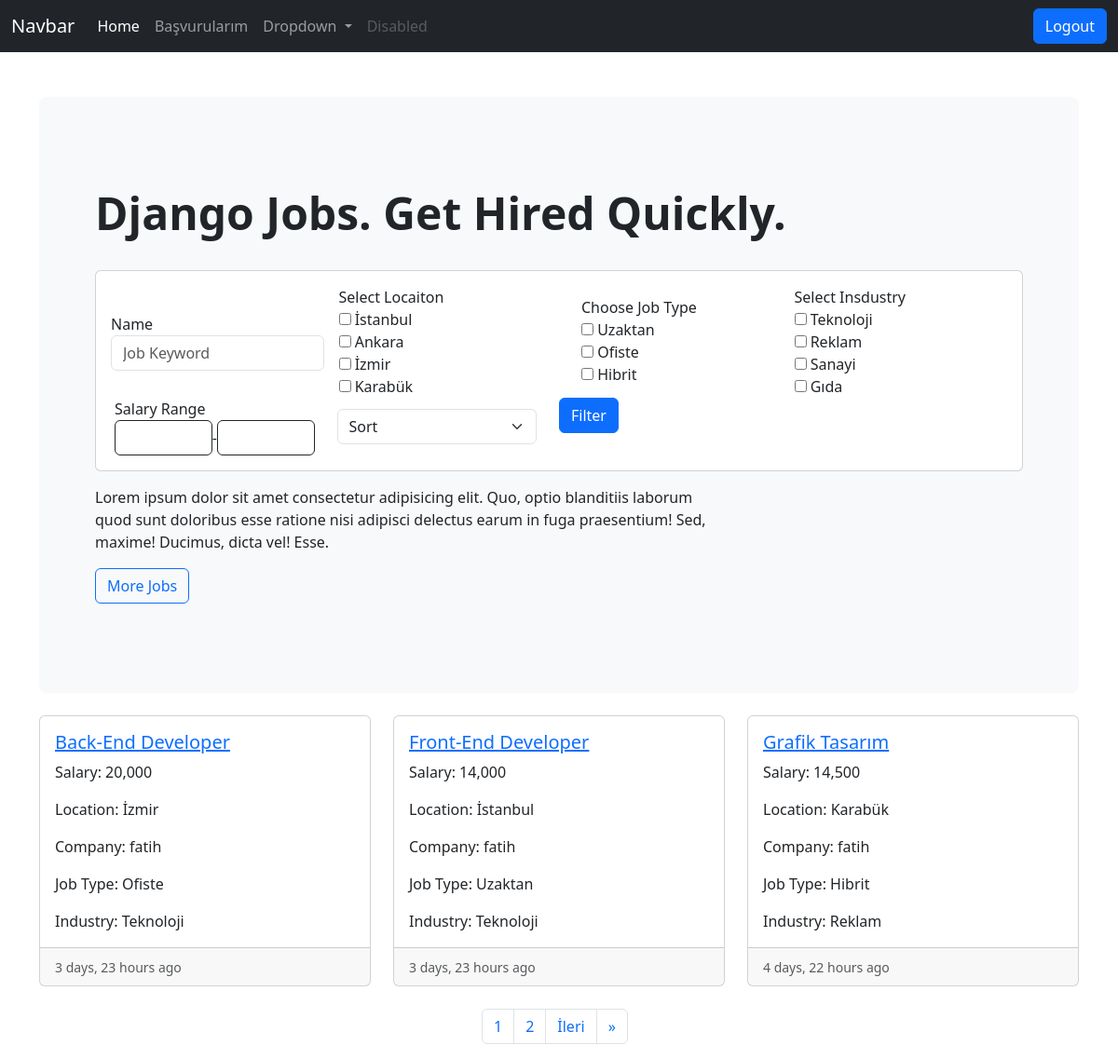
Screenshot of / (signed in) with the database file from the repository.
### dashboard/models.py (models this page shows, shortened)
class Job(models.Model):
    user = models.ForeignKey(User,on_delete=models.CASCADE)
    company = models.ForeignKey(Company,on_delete=models.CASCADE)
    title = models.CharField(max_length=150)
    location = models.ForeignKey(Location,on_delete=models.CASCADE)
    salary = models.PositiveIntegerField() # maaş
    requirements = models.TextField() # Gereksinimler
    ideal_candidate = models.TextField() # İdeal Aday Özellikleri
    is_available = models.BooleanField(default=True)
    addjob = models.DateTimeField(auto_now_add=True)
    industry = models.ForeignKey(Industry, on_delete=models.CASCADE, null=True)
    job_type =  models.ForeignKey(JobType, on_delete=models.CASCADE, null=True)

class Location(models.Model):
    name = models.CharField(max_length=50)
    def __str__(self):
        return self.name

class JobType(models.Model):
    name = models.CharField(max_length=50)
    def __str__(self):
        return self.name

class Industry(models.Model):
    name = models.CharField(max_length=50)
    def __str__(self):
        return self.name

### company/models.py (models this page shows)
class Company(models.Model):
    user = models.OneToOneField(User, on_delete=models.CASCADE)
    name = models.CharField(max_length=50, null=True, blank=True)
    est_date = models.PositiveIntegerField(null=True, blank=True)
    city = models.CharField(max_length=50, null=True, blank=True)
    state = models.CharField(max_length=50, null=True, blank=True)
    def __str__(self):
        return self.name

### dashboard/views.py (the view)
# urls.py: path("", dashboard,name="dashboard"),
def dashboard(request):
    path = request.get_full_path()
    sort = request.GET.get('sort')
    if sort == "salary":
        filter = JobFilter(request.GET, queryset=Job.objects.filter(is_available=True).order_by("salary"))
    elif sort == "-salary":
        filter = JobFilter(request.GET, queryset=Job.objects.filter(is_available=True).order_by("-salary"))
    elif sort == "title":
            filter = JobFilter(request.GET, queryset=Job.objects.filter(is_available=True).order_by("title"))
    elif sort == "-title":
            filter = JobFilter(request.GET, queryset=Job.objects.filter(is_available=True).order_by("-title"))
    else:
        filter = JobFilter(request.GET, queryset=Job.objects.filter(is_available=True).order_by("-addjob"))
    if 'term' in request.GET:
        filter = JobFilter(request.GET, queryset=Job.objects.filter(title__icontains=request.GET.get('term')))
        titles = list()
        for job in filter.queryset:
            titles.append(job.title)
        return JsonResponse(titles, safe=False)
    page_number = request.GET.get('page',1)
    paginator = Paginator(filter.qs, 3)
    filter_job = paginator.page(page_number)
    context={
        'filter':filter,
        'filter_job':filter_job,
        'sort':sort,
        'path':path
    }
    return render(request, "dashboard/dashboard.html",context)

### templates/dashboard/dashboard.html (shortened to what this page needs)
{% extends 'base.html' %}
{% load humanize %}
{% load widget_tweaks %}
{% block content %}
{% if request.user.is_applicant %}
{% if not request.user.has_resume %}
<div class="alert alert-danger" role="alert">
    <b>İş İlanlarına başvurabilmeniz için önce Cv oluşturmalısınız. Cv oluşturmak için <a href="{% url 'update_resume' %}">tıklayınız</a></b>
  </div>
{% else %}
<section>
    <div class="p-5 mb-4 bg-light rounded-3">
        <div class="container-fluid py-5">
            <h2 class="display-5 fw-bold">Django Jobs. Get Hired Quickly.</h2> <br>
            <div class="card">
                <div class="card-body">
                    <form class="row gy-2 gx-3 align-items-center">
                        <div class="col-sm-3">
                            <label for="autoSizingInput">Name</label>
                            {% render_field filter.form.title class="form-control" id="autoSizingInput" placeholder="Job Keyword" %}
                        </div>
                        <div class="col-sm-3">
                            <label for="autoSizingSelect">Select Locaiton</label>
                            {% render_field filter.form.location %}
                        </div>
                        <div class="col-sm-3 form-check">
                            <label for="flexCheckDefault">Choose Job Type</label>
                            {% render_field filter.form.job_type id="flexCheckDefault" %}
                        </div>
                        <div class="col-sm-3">
                            <label for="autoSizingSelect">Select Insdustry</label>
                            {% render_field filter.form.industry %}
                        </div>
                        <div class="row">
                            <div class="col-sm-3">
                                <label for="autoSizingSelect">Salary Range</label>
                                <div class="d-flex justify-content-center align-items-center">
                                    {% render_field filter.form.salary class="form-control border border-1 border-dark" %}
                                </div>
                            </div>
                            <div class="col-sm-3 d-flex justidy-content-center align-items-center">
                                <select name="sort" id="sort-list" class="form-select" style="margin-left: auto;">
                                    <option value="" id="placeholder">Sort</option>
                                  </select>
                            </div>
                            <div class="col-auto">
                                <button type="submit" class="btn btn-primary">Filter</button>
                            </div>
                        </div>
                    </form>
                </div>
            </div>
            <p class="col-md-8 fs-6 mt-3">
                Lorem ipsum dolor sit amet consectetur adipisicing elit. Quo, optio blanditiis laborum quod sunt doloribus esse ratione nisi adipisci delectus earum in fuga praesentium! Sed, maxime! Ducimus, dicta vel! Esse.
            </p>
            <button class="btn btn-outline-primary" type="button">More Jobs</button>
        </div>
    </div>
</section>
<div class="row row-cols-1 row-cols-md-3 g-4">
        {% for job in filter_job %}
        <div class="col">
            <div class="card h-100">
                <div class="card-body">
                    <a href="{% url 'job_details' job.id %}"><h5 class="card-title">{{ job.title }}</h5></a>
                    <p class="card-text">Salary: {{ job.salary|intcomma }}</p>
                    <p class="card-text">Location: {{ job.location }}</p>
                    <p class="card-text">Company: {{ job.company }}</p>
                    <p class="card-text">Job Type: {{ job.job_type }}</p>
                    <p class="card-text">Industry: {{ job.industry }}</p>
                </div>
                <div class="card-footer">
                    <small class="text-muted">{{ job.addjob|naturaltime }}</small>
                </div>
            </div>
        </div>
        {% endfor %}
</div>
<div class="row align-items-center">
    <div class="col-md-10 mx-auto col-lg-2 mt-4">
        <nav aria-label="Page navigation example">
            <ul class="pagination">
              <li class="page-item"><a class="page-link" href="{{path}}&page={{ filter_job.number }}">{{ filter_job.number }}</a></li>
              {% if filter_job.has_next %}
              <li class="page-item"><a class="page-link" href="{{path}}&page={{ filter_job.number|add:'1' }}">{{ filter_job.number|add:"1" }}</a></li>
              <li class="page-item"><a class="page-link" href="{{path}}&page={{ filter_job.next_page_number }}">İleri</a></li>
              <li class="page-item">
                <a class="page-link" href="{{path}}&page={{ filter_job.paginator.num_pages }}" aria-label="Next">
                  <span aria-hidden="true">&raquo;</span>
                </a>
              </li>
              {% endif %}
            </ul>
          </nav>
    </div>
</div>
{% endif %}
{% endif %}
{% endblock content %}

### templates/base.html (shortened to what this page needs)
<!doctype html>
<html lang="en">
  <head>
    <link href="https://cdn.jsdelivr.net/npm/bootstrap@5.3.1/dist/css/bootstrap.min.css" rel="stylesheet">
    <link rel="stylesheet" href="//code.jquery.com/ui/1.13.2/themes/base/jquery-ui.css">
  </head>
  <body>
    <nav class="navbar navbar-expand-lg navbar-dark bg-dark">
        <div class="container-fluid">
          <a class="navbar-brand" href="{% url 'dashboard' %}">Navbar</a>
          <div class="collapse navbar-collapse" id="navbarSupportedContent">
            {% if request.user.is_authenticated %}
            {% if request.user.is_applicant %}
            <ul class="navbar-nav me-auto mb-2 mb-lg-0">
              <li class="nav-item">
                <a class="nav-link active" aria-current="page" href="{% url 'dashboard' %}">Home</a>
              </li>
              {% if request.user.has_resume %}
              <li class="nav-item">
                <a class="nav-link" href="{% url 'applied_jobs' %}">Başvurularım</a>
              </li>
              {% else %}
              <li class="nav-item">
                <a class="nav-link" href="{% url 'update_resume' %}">Cv oluştur</a>
              </li>
              {% endif %}
              <li class="nav-item dropdown">
                <a class="nav-link dropdown-toggle" href="#" role="button" data-bs-toggle="dropdown" aria-expanded="false">
                  Dropdown
                </a>
              </li>
              <li class="nav-item">
                <a class="nav-link disabled" aria-disabled="true">Disabled</a>
              </li>
            </ul>
            {% endif %}
            {% endif %}
            <a href="{% url 'logout' %}" class="btn btn-primary">Logout</a>
          </div>
        </div>
      </nav>
    <div class="container mt-5">
    {% block content %}
    {% endblock content %}
    </div>
  </body>
</html>

### rows the page displays
Job: title "Back-End Developer", salary "20,000", location "İzmir", company "fatih", job_type "Ofiste", industry "Teknoloji", addjob "3 days, 23 hours ago"
Job: title "Front-End Developer", salary "14,000", location "İstanbul", company "fatih", job_type "Uzaktan", industry "Teknoloji", addjob "3 days, 23 hours ago"
Job: title "Grafik Tasarım", salary "14,500", location "Karabük", company "fatih", job_type "Hibrit", industry "Reklam", addjob "4 days, 22 hours ago"

### other values shown
{{ filter_job.number }} "1"
{{ filter_job.number|add:"1" }} "2"
